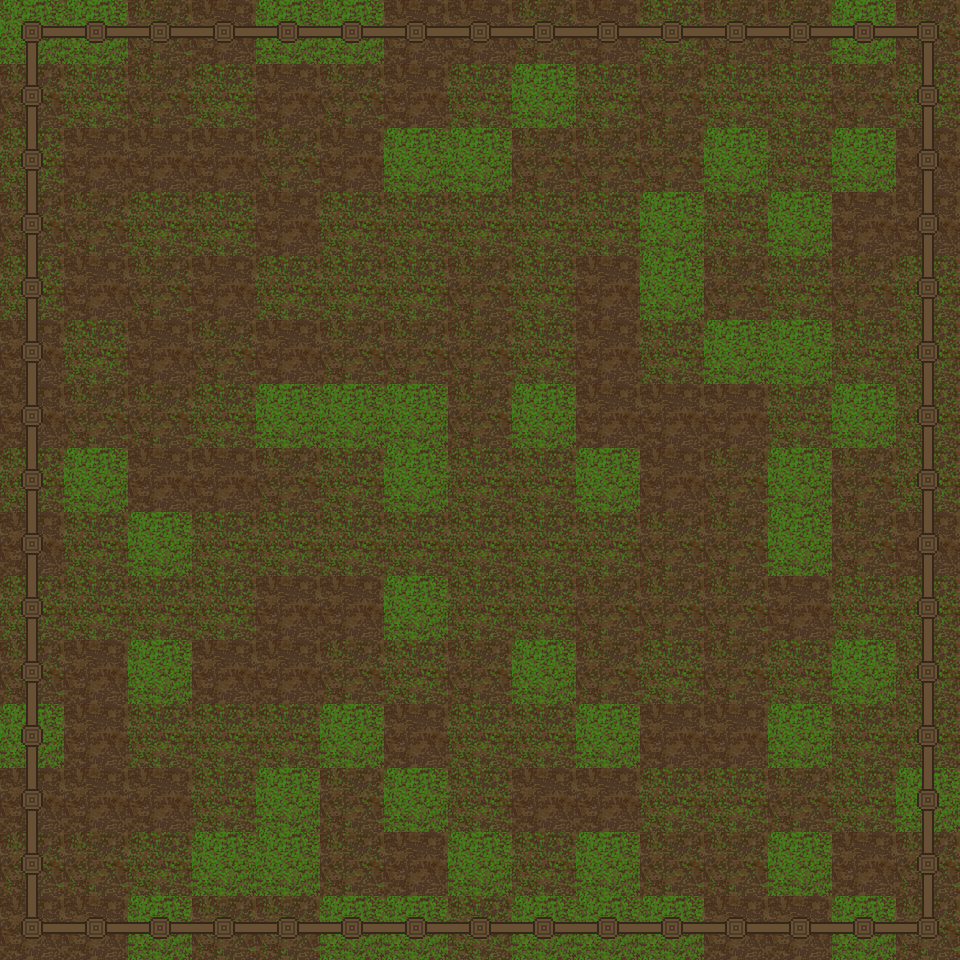

Rendered tile map (Tiled .tmx) drawn with the repository's tilesets; below, a short description and the full map source, tile grids included:
An orthogonal 15x15 tile map with 64x64 px tiles, 2 tile layers (ground, solid).

<map version="1.2" tiledversion="1.3.5" orientation="orthogonal" renderorder="right-down" width="15" height="15" tilewidth="64" tileheight="64" infinite="0" nextlayerid="3" nextobjectid="1">
 <tileset firstgid="1" source="pathetic.tsx" />
 <layer id="1" name="ground" width="15" height="15">
  <data encoding="csv">
4,4,2,1,4,4,1,1,2,1,3,2,2,4,2,
2,3,2,3,1,2,1,3,4,3,2,3,3,2,3,
3,1,1,1,2,1,4,4,2,2,2,4,3,4,1,
2,2,3,3,1,3,3,3,3,3,4,3,4,1,1,
3,1,2,1,3,3,3,2,3,1,4,2,3,2,3,
1,3,1,2,1,2,2,2,3,1,3,4,4,3,3,
1,2,2,3,4,4,4,2,4,1,1,1,3,4,3,
3,4,1,1,2,3,4,3,3,4,1,2,4,2,3,
1,3,4,3,3,3,3,3,3,3,2,2,4,2,1,
3,3,3,3,1,1,4,3,3,2,2,2,1,3,3,
2,1,4,1,1,2,3,2,4,2,3,2,3,4,3,
4,1,3,3,3,4,1,3,3,4,1,1,4,3,3,
1,1,1,3,4,2,4,3,1,1,3,3,2,3,4,
2,2,3,4,4,2,1,4,3,4,2,2,4,1,2,
1,1,4,2,2,4,4,3,4,4,4,1,1,4,2
</data>
 </layer>
 <layer id="2" name="solid" width="15" height="15">
  <data encoding="csv">
6,12,12,12,12,12,12,12,12,12,12,12,12,12,7,
8,0,0,0,0,0,0,0,0,0,0,0,0,0,8,
8,0,0,0,0,0,0,0,0,0,0,0,0,0,8,
8,0,0,0,0,0,0,0,0,0,0,0,0,0,8,
8,0,0,0,0,0,0,0,0,0,0,0,0,0,8,
8,0,0,0,0,0,0,0,0,0,0,0,0,0,8,
8,0,0,0,0,0,0,0,0,0,0,0,0,0,8,
8,0,0,0,0,0,0,0,0,0,0,0,0,0,8,
8,0,0,0,0,0,0,0,0,0,0,0,0,0,8,
8,0,0,0,0,0,0,0,0,0,0,0,0,0,8,
8,0,0,0,0,0,0,0,0,0,0,0,0,0,8,
8,0,0,0,0,0,0,0,0,0,0,0,0,0,8,
8,0,0,0,0,0,0,0,0,0,0,0,0,0,8,
8,0,0,0,0,0,0,0,0,0,0,0,0,0,8,
10,12,12,12,12,12,12,12,12,12,12,12,12,12,11
</data>
 </layer>
</map>